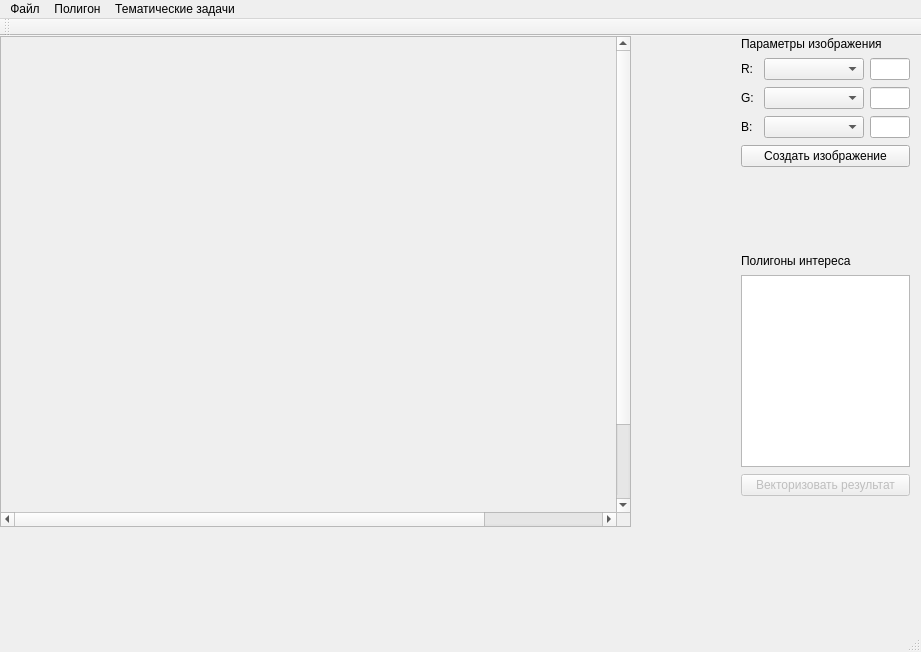
<?xml version="1.0" encoding="UTF-8"?>
<ui version="4.0">
 <class>DNSpecBath</class>
 <widget class="QMainWindow" name="DNSpecBath">
  <property name="geometry">
   <rect>
    <x>0</x>
    <y>0</y>
    <width>921</width>
    <height>652</height>
   </rect>
  </property>
  <property name="windowTitle">
   <string>Оценка глубины прибрежных территорий</string>
  </property>
  <widget class="QWidget" name="centralWidget">
   <widget class="QScrollArea" name="scrollArea">
    <property name="geometry">
     <rect>
      <x>0</x>
      <y>0</y>
      <width>631</width>
      <height>491</height>
     </rect>
    </property>
    <property name="widgetResizable">
     <bool>false</bool>
    </property>
    <widget class="QWidget" name="scrollAreaWidgetContents">
     <property name="geometry">
      <rect>
       <x>0</x>
       <y>0</y>
       <width>769</width>
       <height>569</height>
      </rect>
     </property>
    </widget>
   </widget>
   <widget class="DNWidgetImage" name="DNWPic" native="true">
    <property name="geometry">
     <rect>
      <x>190</x>
      <y>490</y>
      <width>181</width>
      <height>101</height>
     </rect>
    </property>
    <property name="mouseTracking">
     <bool>true</bool>
    </property>
   </widget>
   <widget class="QWidget" name="WidgetViewParam" native="true">
    <property name="geometry">
     <rect>
      <x>740</x>
      <y>0</y>
      <width>171</width>
      <height>461</height>
     </rect>
    </property>
    <layout class="QGridLayout" name="LayRGB" rowstretch="0,0,0,0,0,0,0">
     <property name="sizeConstraint">
      <enum>QLayout::SetMinAndMaxSize</enum>
     </property>
     <property name="margin">
      <number>1</number>
     </property>
     <property name="spacing">
      <number>7</number>
     </property>
     <item row="2" column="0" colspan="2">
      <widget class="QPushButton" name="ButtonReCalcImg">
       <property name="text">
        <string>Создать изображение</string>
       </property>
      </widget>
     </item>
     <item row="5" column="0" colspan="2">
      <widget class="QTreeWidget" name="treePolygons">
       <attribute name="headerVisible">
        <bool>false</bool>
       </attribute>
       <column>
        <property name="text">
         <string notr="true">1</string>
        </property>
       </column>
      </widget>
     </item>
     <item row="1" column="0" colspan="2">
      <layout class="QGridLayout" name="gridLayout" rowstretch="0,0,0,0" columnstretch="0,50,0" rowminimumheight="0,0,0,0" columnminimumwidth="0,50,0">
       <property name="sizeConstraint">
        <enum>QLayout::SetFixedSize</enum>
       </property>
       <property name="verticalSpacing">
        <number>7</number>
       </property>
       <item row="1" column="0">
        <widget class="QLabel" name="label">
         <property name="text">
          <string>R:</string>
         </property>
        </widget>
       </item>
       <item row="2" column="0">
        <widget class="QLabel" name="label_2">
         <property name="text">
          <string>G:</string>
         </property>
        </widget>
       </item>
       <item row="2" column="2">
        <widget class="QLineEdit" name="EditKG">
         <property name="minimumSize">
          <size>
           <width>40</width>
           <height>0</height>
          </size>
         </property>
         <property name="maximumSize">
          <size>
           <width>40</width>
           <height>16777215</height>
          </size>
         </property>
        </widget>
       </item>
       <item row="3" column="0">
        <widget class="QLabel" name="label_3">
         <property name="text">
          <string>B:</string>
         </property>
        </widget>
       </item>
       <item row="3" column="2">
        <widget class="QLineEdit" name="EditKB">
         <property name="minimumSize">
          <size>
           <width>40</width>
           <height>0</height>
          </size>
         </property>
         <property name="maximumSize">
          <size>
           <width>40</width>
           <height>16777215</height>
          </size>
         </property>
        </widget>
       </item>
       <item row="1" column="2">
        <widget class="QLineEdit" name="EditKR">
         <property name="minimumSize">
          <size>
           <width>40</width>
           <height>0</height>
          </size>
         </property>
         <property name="maximumSize">
          <size>
           <width>40</width>
           <height>16777215</height>
          </size>
         </property>
        </widget>
       </item>
       <item row="3" column="1">
        <widget class="QComboBox" name="ComboB">
         <property name="minimumSize">
          <size>
           <width>100</width>
           <height>0</height>
          </size>
         </property>
         <property name="maximumSize">
          <size>
           <width>100</width>
           <height>16777215</height>
          </size>
         </property>
        </widget>
       </item>
       <item row="2" column="1">
        <widget class="QComboBox" name="ComboG">
         <property name="minimumSize">
          <size>
           <width>100</width>
           <height>0</height>
          </size>
         </property>
        </widget>
       </item>
       <item row="1" column="1">
        <widget class="QComboBox" name="ComboR">
         <property name="minimumSize">
          <size>
           <width>100</width>
           <height>0</height>
          </size>
         </property>
         <property name="sizeAdjustPolicy">
          <enum>QComboBox::AdjustToContents</enum>
         </property>
        </widget>
       </item>
      </layout>
     </item>
     <item row="0" column="0">
      <widget class="QLabel" name="label_4">
       <property name="text">
        <string>Параметры изображения</string>
       </property>
      </widget>
     </item>
     <item row="4" column="0">
      <widget class="QLabel" name="label_5">
       <property name="text">
        <string>Полигоны интереса</string>
       </property>
      </widget>
     </item>
     <item row="3" column="0">
      <spacer name="verticalSpacer">
       <property name="orientation">
        <enum>Qt::Vertical</enum>
       </property>
       <property name="sizeHint" stdset="0">
        <size>
         <width>20</width>
         <height>17</height>
        </size>
       </property>
      </spacer>
     </item>
     <item row="6" column="0" colspan="2">
      <widget class="QPushButton" name="pbVectorize">
       <property name="enabled">
        <bool>false</bool>
       </property>
       <property name="text">
        <string>Векторизовать результат</string>
       </property>
      </widget>
     </item>
    </layout>
   </widget>
  </widget>
  <widget class="QMenuBar" name="menuBar">
   <property name="geometry">
    <rect>
     <x>0</x>
     <y>0</y>
     <width>921</width>
     <height>21</height>
    </rect>
   </property>
   <widget class="QMenu" name="menu">
    <property name="title">
     <string>Файл</string>
    </property>
    <addaction name="FileOpen"/>
    <addaction name="OpenLastImg"/>
   </widget>
   <widget class="QMenu" name="menu_2">
    <property name="title">
     <string>Полигон</string>
    </property>
    <addaction name="CreatePoly"/>
    <addaction name="separator"/>
    <addaction name="MultiChan"/>
   </widget>
   <widget class="QMenu" name="menu_3">
    <property name="title">
     <string>Тематические задачи</string>
    </property>
    <addaction name="Batinometriy"/>
    <addaction name="ShowDeptch"/>
   </widget>
   <addaction name="menu"/>
   <addaction name="menu_2"/>
   <addaction name="menu_3"/>
  </widget>
  <widget class="QToolBar" name="mainToolBar">
   <attribute name="toolBarArea">
    <enum>TopToolBarArea</enum>
   </attribute>
   <attribute name="toolBarBreak">
    <bool>false</bool>
   </attribute>
  </widget>
  <widget class="QStatusBar" name="statusBar"/>
  <action name="FileOpen">
   <property name="text">
    <string>Открыть</string>
   </property>
  </action>
  <action name="CreatePoly">
   <property name="checkable">
    <bool>true</bool>
   </property>
   <property name="text">
    <string>Создать полигон</string>
   </property>
  </action>
  <action name="Batinometriy">
   <property name="text">
    <string>Батинометрия</string>
   </property>
  </action>
  <action name="OpenLastImg">
   <property name="text">
    <string>Открыть последнее изображение</string>
   </property>
  </action>
  <action name="MultiChan">
   <property name="text">
    <string>Множитель каналов</string>
   </property>
  </action>
  <action name="ShowDeptch">
   <property name="text">
    <string>Показать значения глубин</string>
   </property>
  </action>
 </widget>
 <layoutdefault spacing="6" margin="11"/>
 <customwidgets>
  <customwidget>
   <class>DNWidgetImage</class>
   <extends>QWidget</extends>
   <header location="global">dnwidgetimage.h</header>
   <container>1</container>
  </customwidget>
 </customwidgets>
 <resources/>
 <connections/>
</ui>
